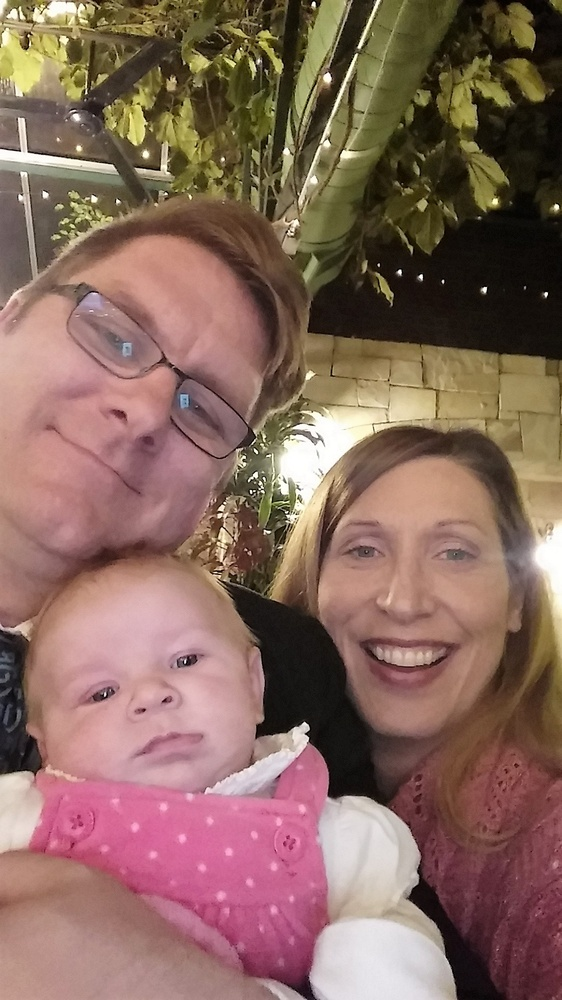
#> input picture ImageEditor/imgs/1-6-2017_203626.jpg, 562 x 1000 px, shrunk from 1080 x 1920 before the run, found by its file name; its folder holds only this picture in this run
$ python photoEditor.py
#> lines starting #> are read from the running program, lines starting #| are printed output that depends on the picture
from PIL import Image, ImageEnhance, ImageFilter
import os

path = 'ImageEditor\\imgs'
pathOut = 'ImageEditor\\editedImgs'

for filename in os.listdir(path):
    print(f"{path}\\{filename}")
    img = Image.open(f"{path}\\{filename}")
#> img is the input picture: PIL image 562x1000 RGB; mean R, G, B 136, 105.1, 93.7
    edit = img.filter(ImageFilter.SHARPEN)
    factor = 1.5
    enhancer = ImageEnhance.Contrast(edit)
    edit = enhancer.enhance(factor)
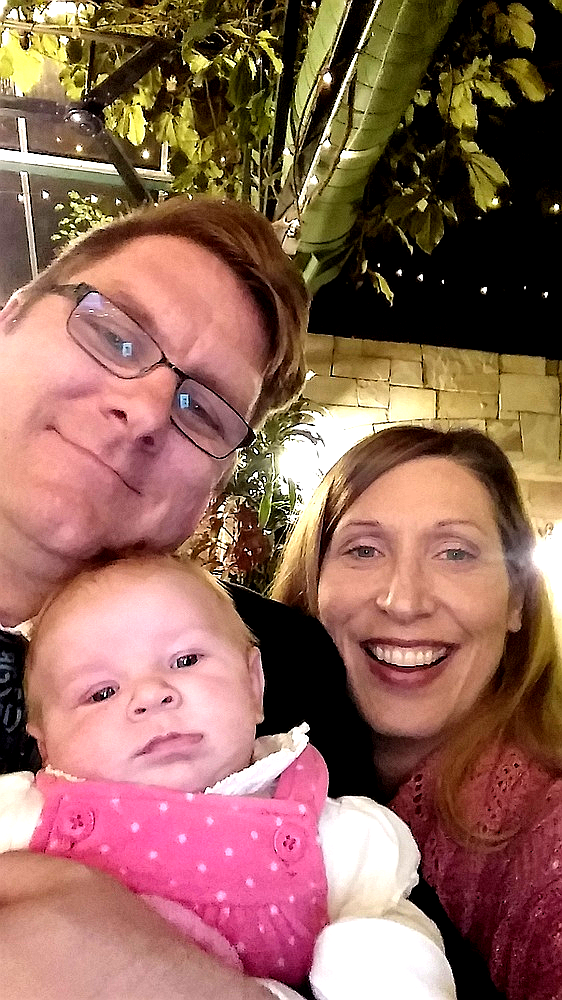
#> edit: PIL image 562x1000 RGB; mean R, G, B 146.8, 103.4, 89.7
    # clean_name splits the file path and takes the root.
    clean_name = os.path.splitext(filename)[0]
    edit.save(f'{pathOut}\\{clean_name}_edited.jpg')


$ run again, on ImageEditor/imgs/2015-03-31_10-59-54_331.jpeg
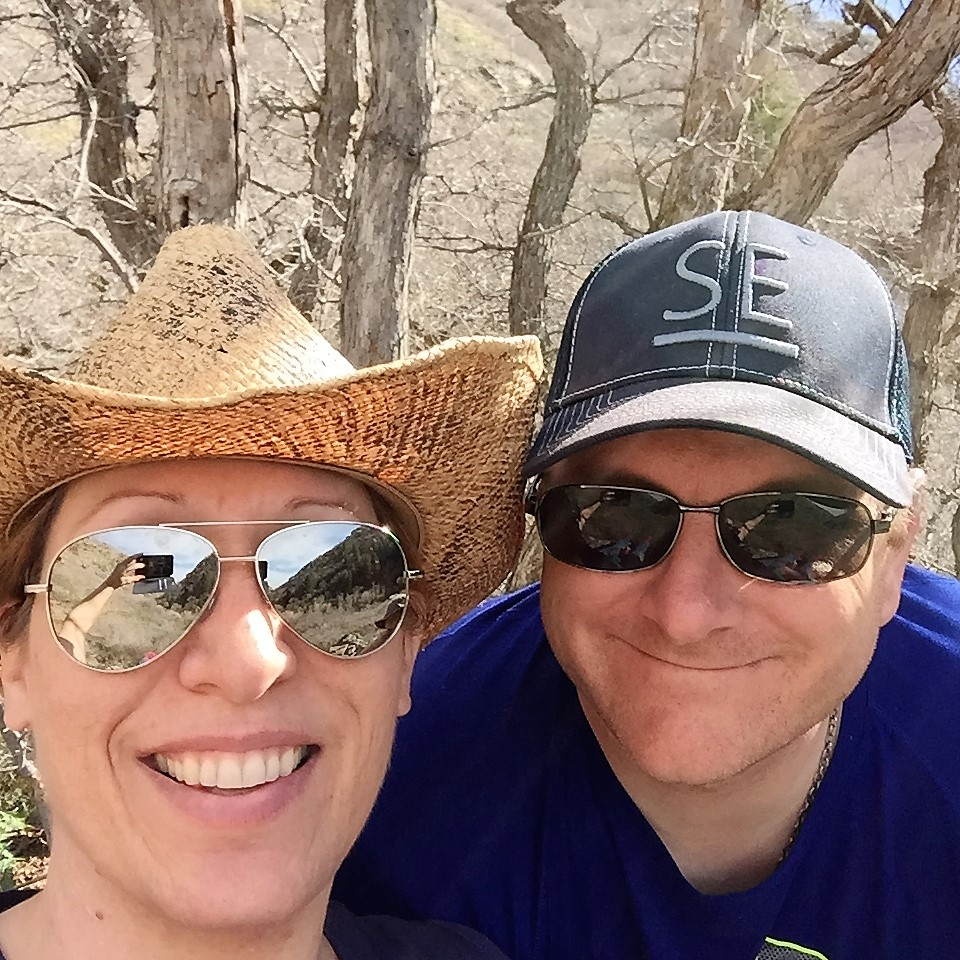
#> input picture ImageEditor/imgs/2015-03-31_10-59-54_331.jpeg, 960 x 960 px, found by its file name
#> img is the input picture: PIL image 960x960 RGB; mean R, G, B 143.7, 118.4, 110.3
#> `edit = enhancer.enhance(factor)`:
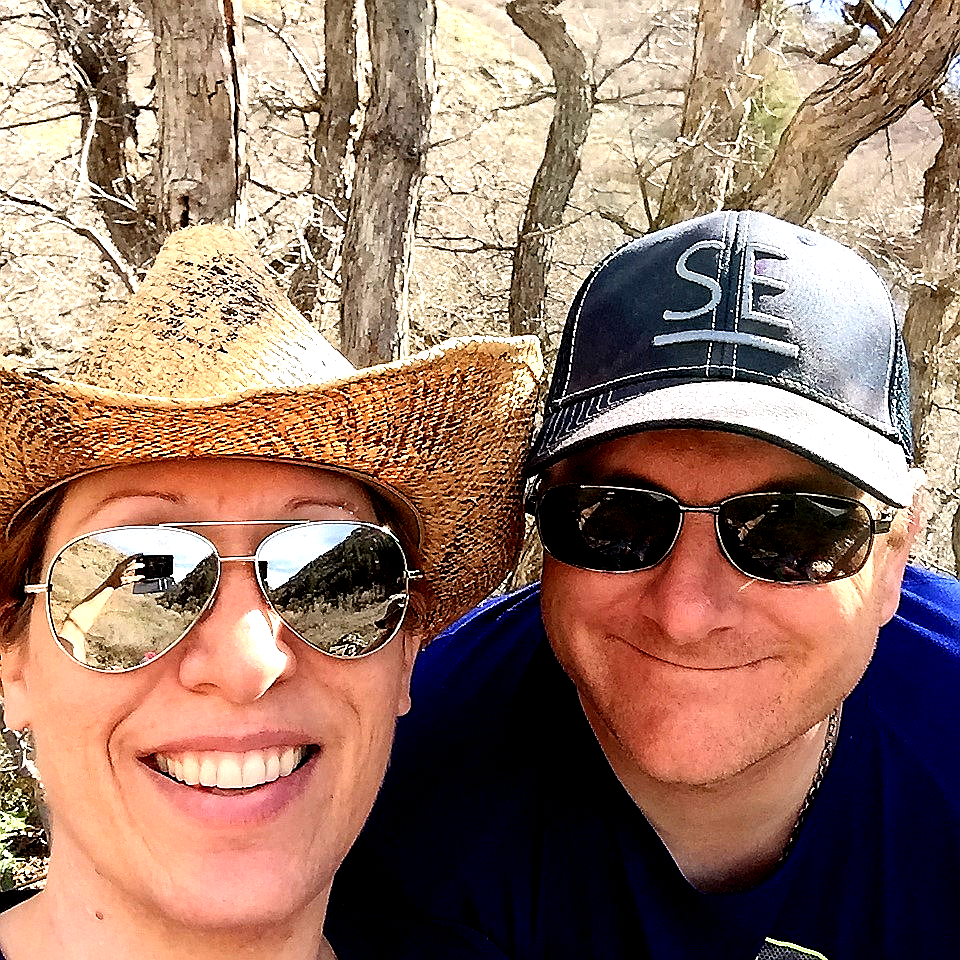
#> edit: PIL image 960x960 RGB; mean R, G, B 152.1, 120.4, 104.9

$ run again, on ImageEditor/imgs/2018-09-28_08-48-13_965.jpeg
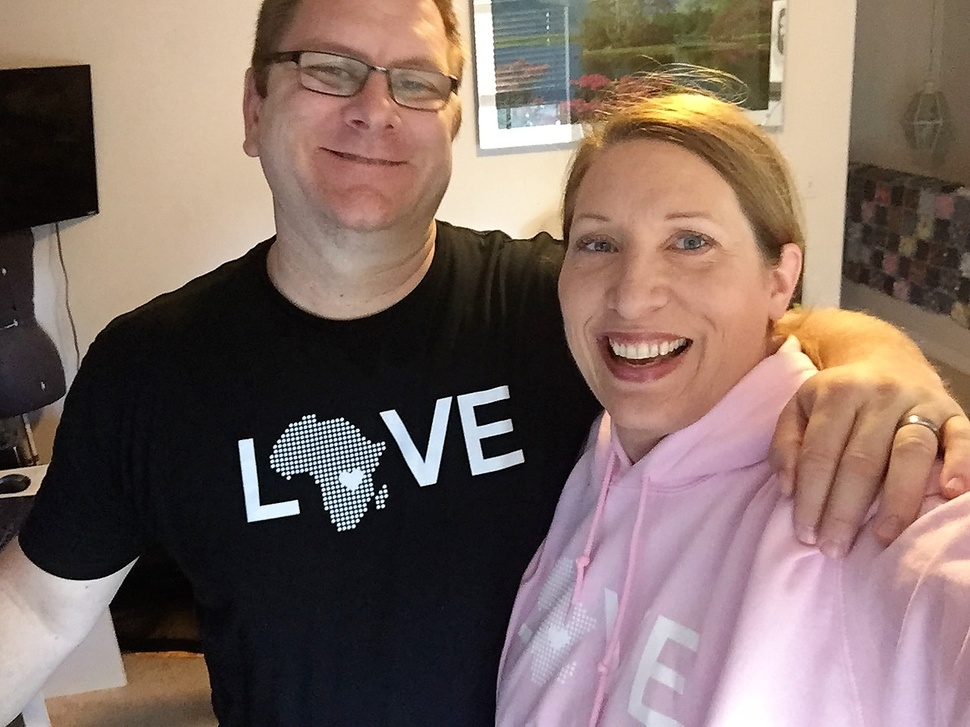
#> input picture ImageEditor/imgs/2018-09-28_08-48-13_965.jpeg, 970 x 727 px, shrunk from 1280 x 960 before the run, found by its file name
#> img is the input picture: PIL image 970x727 RGB; mean R, G, B 126.8, 106.6, 98.8
#> `edit = enhancer.enhance(factor)`:
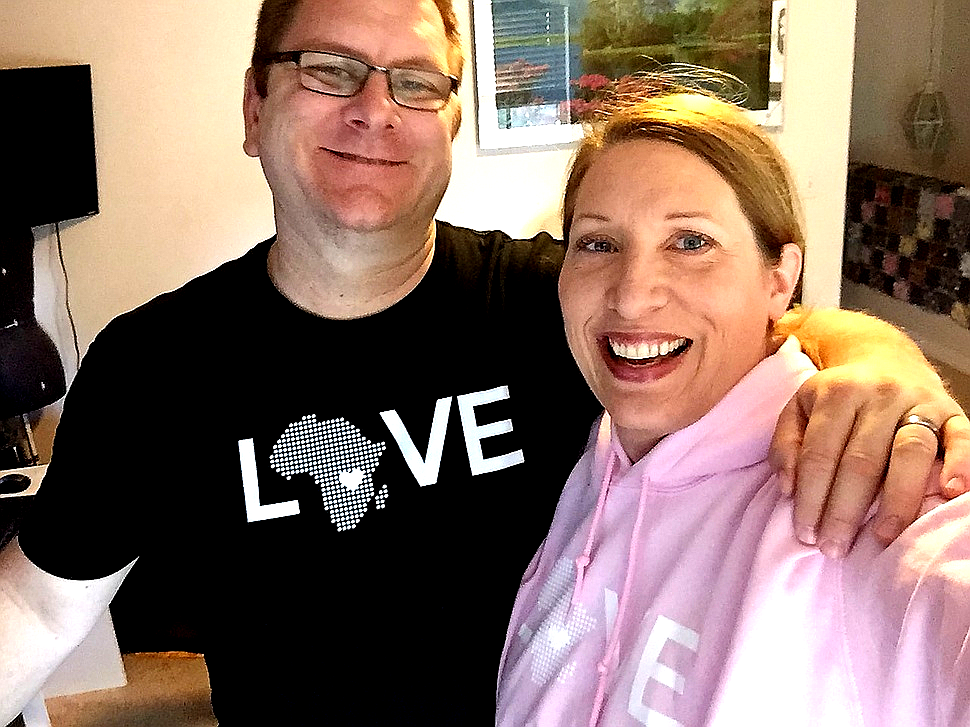
#> edit: PIL image 970x727 RGB; mean R, G, B 137.5, 111.8, 99.3

$ run again, on ImageEditor/imgs/2019-05-12_15-33-47_844 (1).jpg
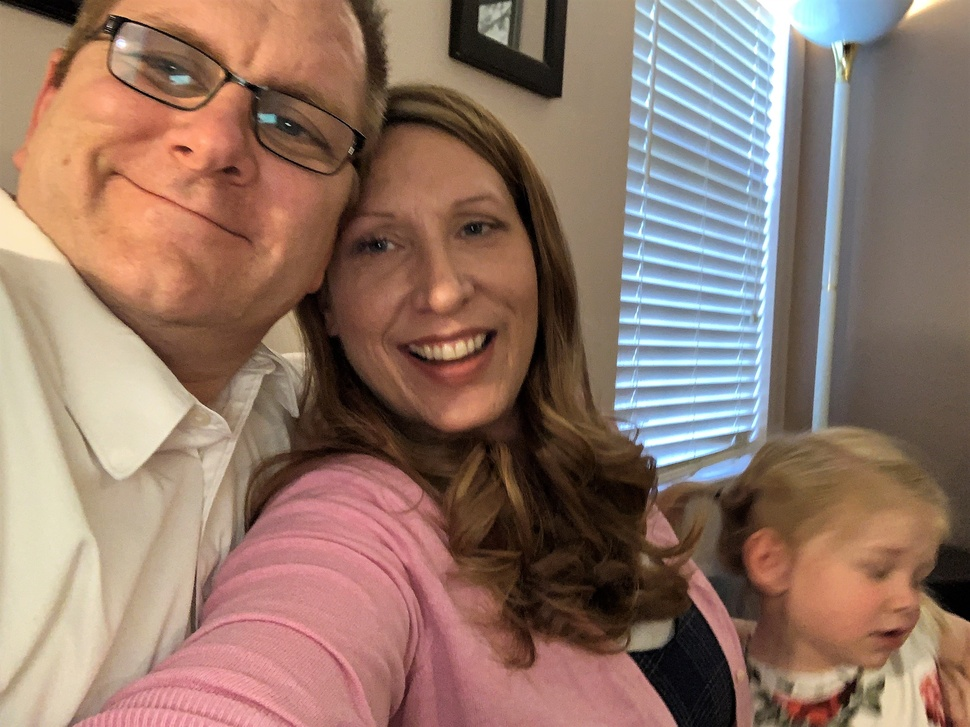
#> input picture ImageEditor/imgs/2019-05-12_15-33-47_844 (1).jpg, 970 x 727 px, shrunk from 3088 x 2316 before the run, found by its file name
#> img is the input picture: PIL image 970x727 RGB; mean R, G, B 145.3, 118.2, 104.8
#> `edit = enhancer.enhance(factor)`:
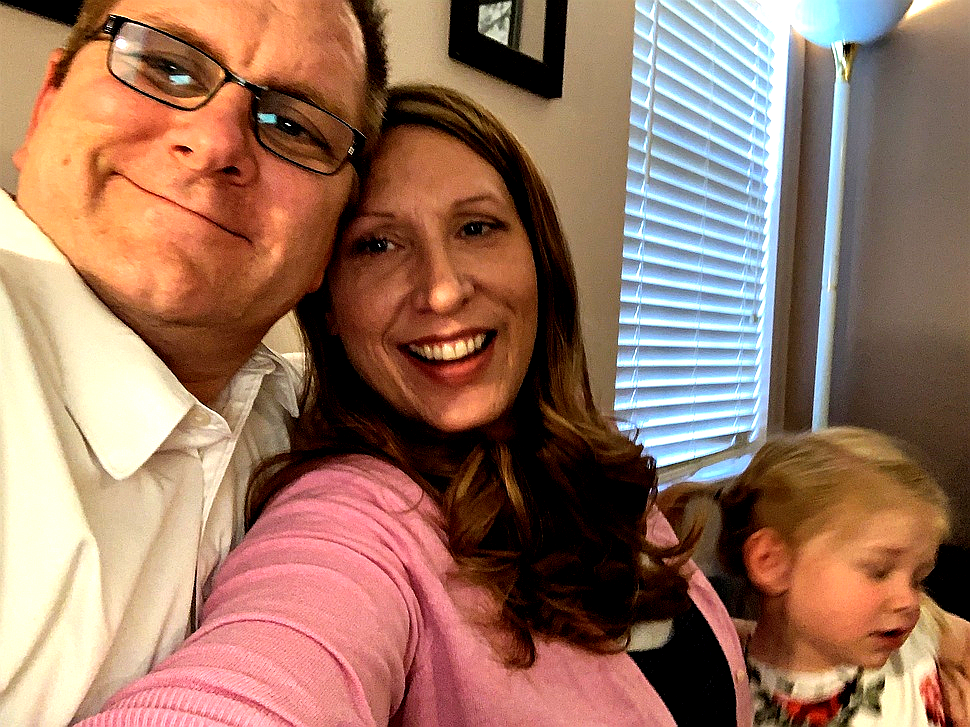
#> edit: PIL image 970x727 RGB; mean R, G, B 153.6, 116, 97

$ run again, on ImageEditor/imgs/11-20-2016.jpg
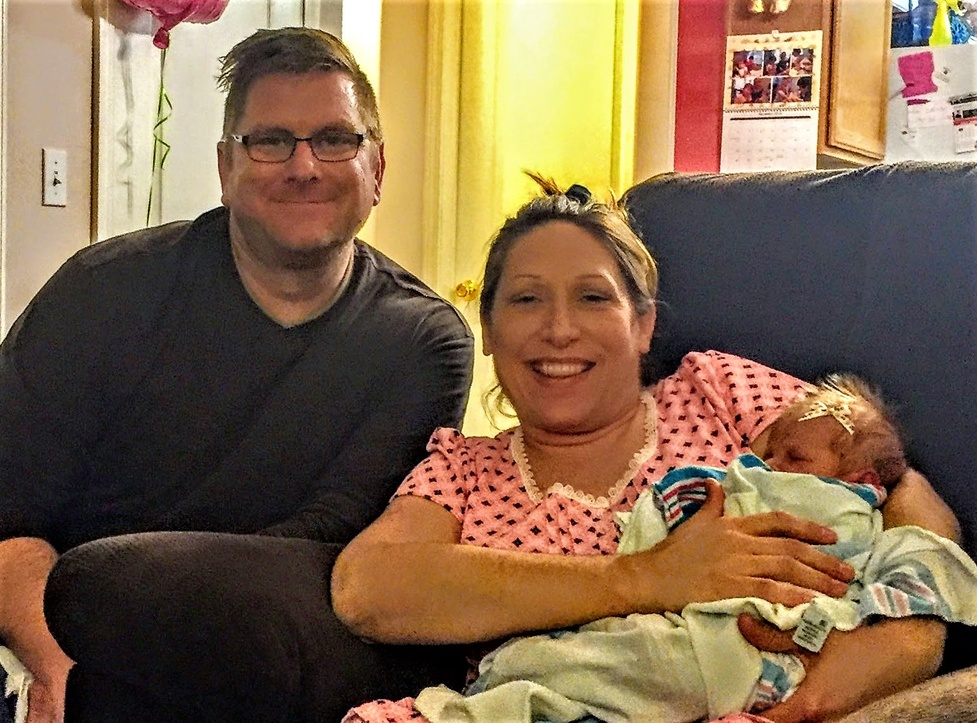
#> input picture ImageEditor/imgs/11-20-2016.jpg, 977 x 723 px, shrunk from 1538 x 1138 before the run, found by its file name
#> img is the input picture: PIL image 977x723 RGB; mean R, G, B 130.2, 103.5, 76
#> `edit = enhancer.enhance(factor)`:
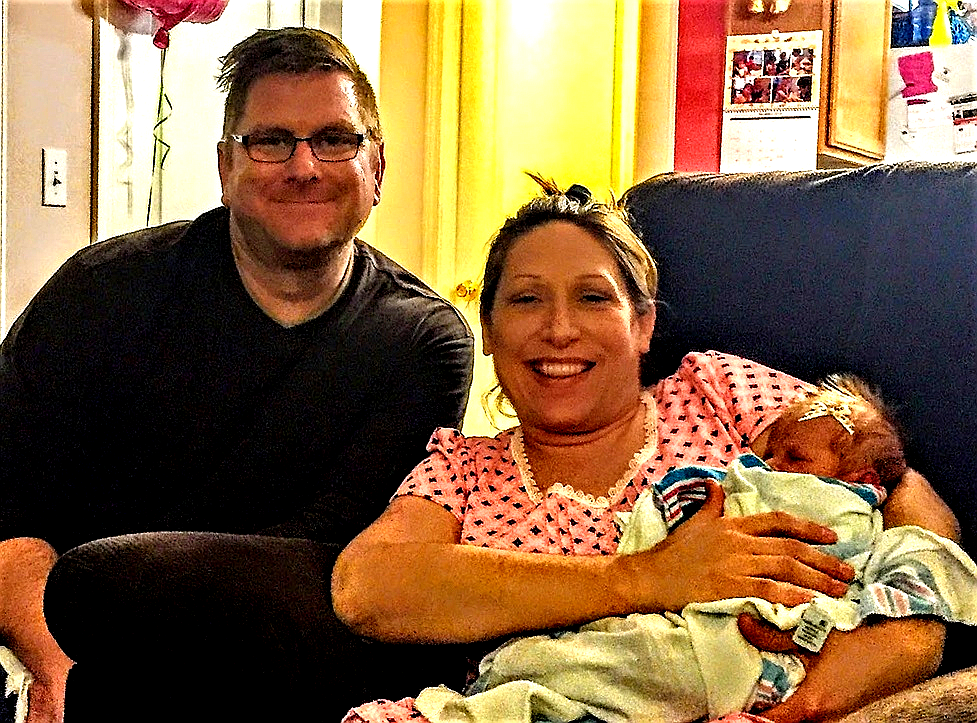
#> edit: PIL image 977x723 RGB; mean R, G, B 134.4, 101.6, 66.6
